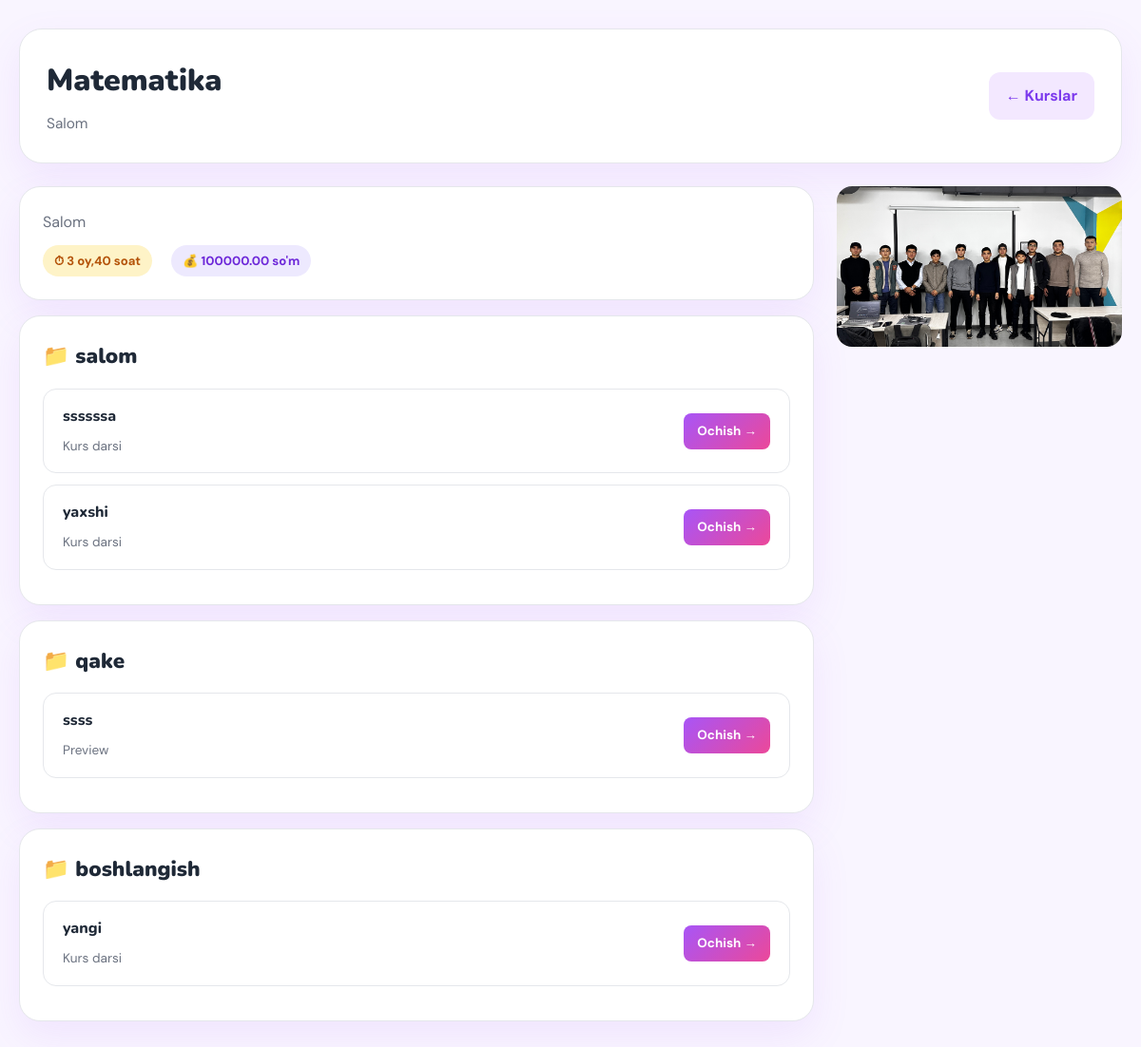
Page /courses/1/ (signed in) on the earlier database version.
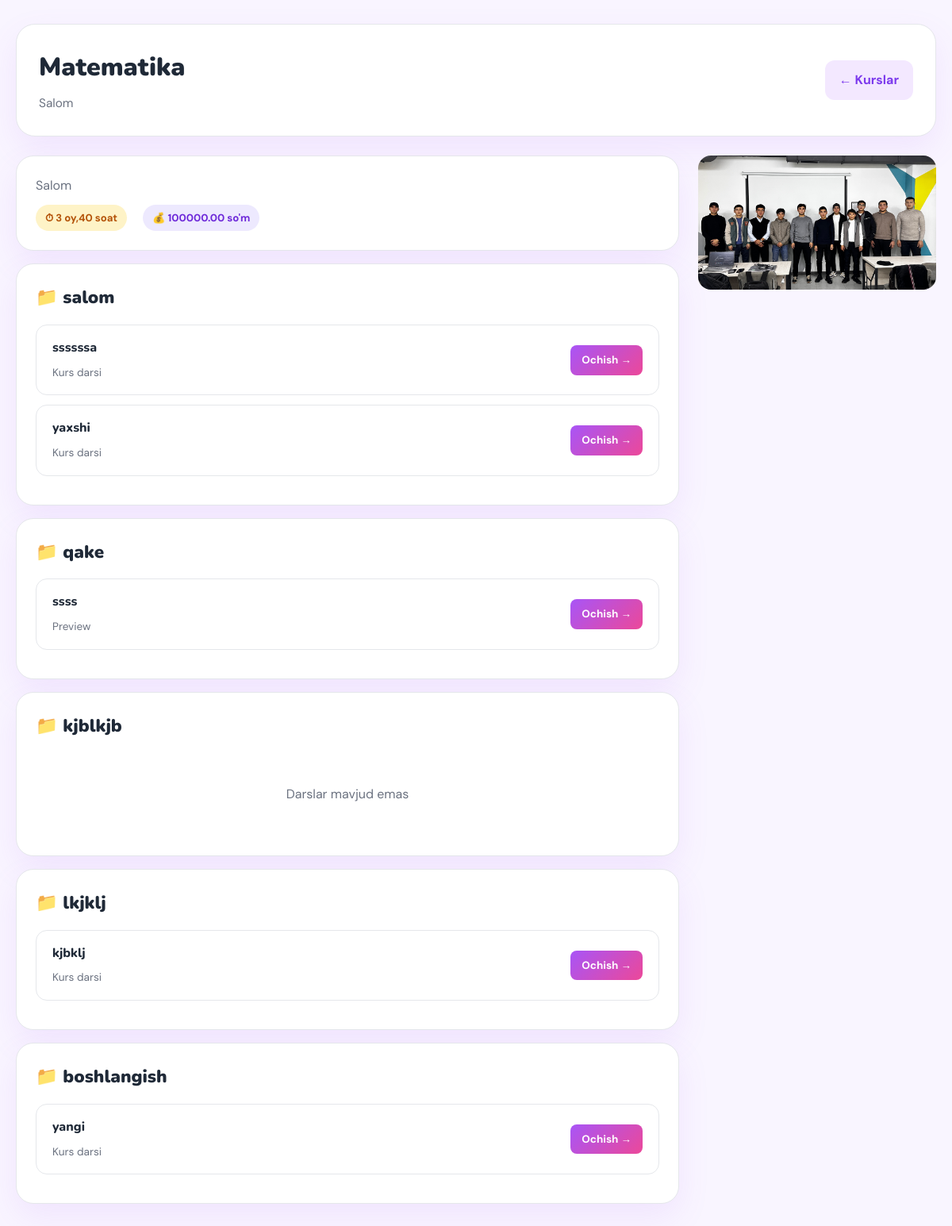
Same page on the later database version.
### courses/models.py (models this page shows, shortened)
class Course(models.Model):
    title = models.CharField(max_length=200)
    description = models.TextField()
    price = models.DecimalField(max_digits=10, decimal_places=2, default=0)
    discount = models.PositiveIntegerField(default=0)  # %
    category = models.ForeignKey(Category, on_delete=models.SET_NULL, null=True)
    duration = models.CharField(max_length=50, help_text="Masalan: 3 oy, 40 soat")
    cover_image = models.ImageField(upload_to='course_covers/', null=True, blank=True)
    promo_video = models.FileField(upload_to='course_videos/', null=True, blank=True)
    created_at = models.DateTimeField(auto_now_add=True)

class Module(models.Model):
    course = models.ForeignKey(Course, on_delete=models.CASCADE, related_name='modules')
    title = models.CharField(max_length=200)
    order = models.PositiveIntegerField(default=1)

class Lesson(models.Model):
    module = models.ForeignKey(Module, on_delete=models.CASCADE, related_name='lessons')
    title = models.CharField(max_length=200)
    video = models.FileField(upload_to='lesson_videos/', null=True, blank=True)
    video_thumbnail = models.ImageField(
        upload_to='lesson_thumbnails/', null=True, blank=True,
        help_text="Avtomatik yaratiladi"
    )
    video_duration = models.CharField(
        max_length=20, blank=True, null=True,
        help_text="Video davomiyligi (HH:MM:SS)"
    )
    original_video_size = models.PositiveIntegerField(
        null=True, blank=True,
        help_text="Original hajm (bayt)"
    )
    compressed_video_size = models.PositiveIntegerField(
        null=True, blank=True,
        help_text="Siqilgan hajm (bayt)"
    )
    is_video_compressed = models.BooleanField(default=False)
    content = models.TextField(blank=True, null=True)
    pdf = models.FileField(upload_to='lesson_pdfs/', null=True, blank=True)
    preview = models.BooleanField(default=False)
    order = models.PositiveIntegerField(default=1)

### courses/views.py (the view)
# urls.py: path('<int:course_id>/', student_course_detail, name='student_course_detail'),
@login_required
def student_course_detail(request, course_id):
    course = get_object_or_404(Course, id=course_id)
    modules = Module.objects.filter(course=course).order_by('order')
    enrollment, created = Enrollment.objects.get_or_create(
        course=course,
        student=request.user
    )
    return render(request, 'student_course_detail.html', {
        'course': course,
        'modules': modules,
        'enrolled': True
    })

### courses/templates/student_course_detail.html (shortened to what this page needs)
{% extends "base.html" %}
{% block content %}
<div class="container">
    <div class="page-header">
        <div>
            <h1>{{ course.title }}</h1>
            <p>{{ course.description|truncatewords:30 }}</p>
        </div>
        <a href="{% url 'student_courses' %}" class="back-btn">← Kurslar</a>
    </div>
    <div style="display:grid; grid-template-columns:1fr 300px; gap:24px;">
        <div>
            <div class="card" style="margin-bottom:16px;">
                <p style="color:var(--muted); margin-bottom:12px;">{{ course.description }}</p>
                <div style="display:flex; gap:20px; flex-wrap:wrap;">
                    <span class="badge badge-student">⏱ {{ course.duration }}</span>
                    {% if course.price > 0 %}
                    <span class="badge badge-admin">💰 {{ course.price }} so'm</span>
                    {% else %}
                    <span class="badge badge-success">Bepul</span>
                    {% endif %}
                </div>
            </div>
            {% for module in modules %}
            <div class="card" style="margin-bottom:16px;">
                <h2>📁 {{ module.title }}</h2>
                {% with lessons=module.lessons.all|dictsort:"order" %}
                {% if lessons %}
                <ul class="item-list">
                    {% for lesson in lessons %}
                    <li>
                        <div class="item-info">
                            <h4>{{ lesson.title }}</h4>
                            <span>{% if lesson.preview %}Preview{% else %}Kurs darsi{% endif %}</span>
                        </div>
                        {% if lesson.preview or enrolled %}
                        <a href="{% url 'student_lesson_view' course.id module.id lesson.id %}" class="btn btn-primary btn-sm">Ochish →</a>
                        {% else %}
                        <span class="badge badge-blocked">🔒 Qulflangan</span>
                        {% endif %}
                    </li>
                    {% endfor %}
                </ul>
                {% else %}
                <p class="empty-state">Darslar mavjud emas</p>
                {% endif %}
                {% endwith %}
            </div>
            {% empty %}
            <div class="empty-state">Modullar mavjud emas</div>
            {% endfor %}
        </div>
        <div>
            {% if course.cover_image %}
            <img src="{{ course.cover_image.url }}" alt="{{ course.title }}" style="width:100%; border-radius:16px; margin-bottom:16px;">
            {% endif %}
        </div>
    </div>
</div>
{% endblock %}

### templates/base.html (shortened to what this page needs)
{% load static %}
<!DOCTYPE html>
<html lang="uz">
<head>
    <link rel="stylesheet" href="{% static 'css/style.css' %}">
</head>
<body class="{% block body_class %}{% endblock %}">
    {% block content %}{% endblock %}
</body>
</html>

### static/css/style.css (style rules this page uses)
:root { --primary: #a855f7; --primary-dark: #7c3aed; --pink: #ec4899; --gradient: linear-gradient(135deg, #a855f7, #ec4899); --bg: #f9f5ff; --white: #ffffff; --dark: #1a1a2e; --text: #1f2937; --muted: #6b7280; --border: #e5e7eb; --danger: #ef4444; --success: #22c55e; --warning: #f59e0b; --card-bg: #fff; --shadow: 0 16px 40px rgba(168, 85, 247, 0.10); --shadow-sm: 0 4px 12px rgba(168, 85, 247, 0.08); }
* { margin: 0; padding: 0; box-sizing: border-box; }
body { font-family: 'DM Sans', sans-serif; background: var(--bg); color: var(--text); line-height: 1.6; }
a { text-decoration: none; color: inherit; }
img { max-width: 100%; }
.container { max-width: 1200px; margin: 0 auto; padding: 30px 20px 60px; }
.btn { display: inline-flex; align-items: center; justify-content: center; gap: 8px; text-decoration: none; padding: 12px 18px; border-radius: 10px; font-weight: 700; font-size: 0.9rem; font-family: 'DM Sans', sans-serif; border: none; cursor: pointer; transition: all 0.2s ease; }
.btn-primary { background: var(--gradient); color: white; }
.btn-sm { padding: 8px 14px; font-size: 0.84rem; border-radius: 8px; }
.card { background: var(--white); border: 1px solid var(--border); border-radius: 22px; padding: 24px; box-shadow: var(--shadow); }
.card h2 { font-family: 'Nunito', sans-serif; font-size: 1.4rem; font-weight: 900; margin-bottom: 16px; }
.badge { display: inline-flex; align-items: center; padding: 6px 12px; border-radius: 999px; font-size: 0.82rem; font-weight: 700; white-space: nowrap; }
.badge-student { background: #fef3c7; color: #b45309; }
.badge-admin { background: #ede9fe; color: #6d28d9; }
.back-btn { text-decoration: none; background: #f3e8ff; color: var(--primary-dark); padding: 12px 18px; border-radius: 12px; font-weight: 700; transition: 0.2s; display: inline-flex; align-items: center; gap: 8px; }
.page-header { background: var(--white); border: 1px solid var(--border); border-radius: 24px; padding: 28px; box-shadow: var(--shadow); display: flex; justify-content: space-between; align-items: center; gap: 20px; margin-bottom: 24px; flex-wrap: wrap; }
.page-header h1 { font-family: 'Nunito', sans-serif; font-size: 2rem; font-weight: 900; margin-bottom: 8px; }
.page-header p { color: var(--muted); font-size: 0.96rem; }
.item-list { list-style: none; padding: 0; }
.item-list li { background: var(--white); border: 1px solid var(--border); border-radius: 14px; padding: 16px 20px; margin-bottom: 12px; display: flex; justify-content: space-between; align-items: center; gap: 12px; flex-wrap: wrap; transition: 0.2s; }
.item-info h4 { font-family: 'Nunito', sans-serif; font-weight: 800; font-size: 1rem; margin-bottom: 4px; }
.item-info span { color: var(--muted); font-size: 0.85rem; }
.empty-state { text-align: center; padding: 40px 20px; color: var(--muted); font-size: 1rem; }

Differences in the rows shown:
added Module: title "kjblkjb", shows "Darslar mavjud emas"
added Module: title "lkjklj"
added Lesson: title "kjbklj", preview "Kurs darsi", shown under "lkjklj"
